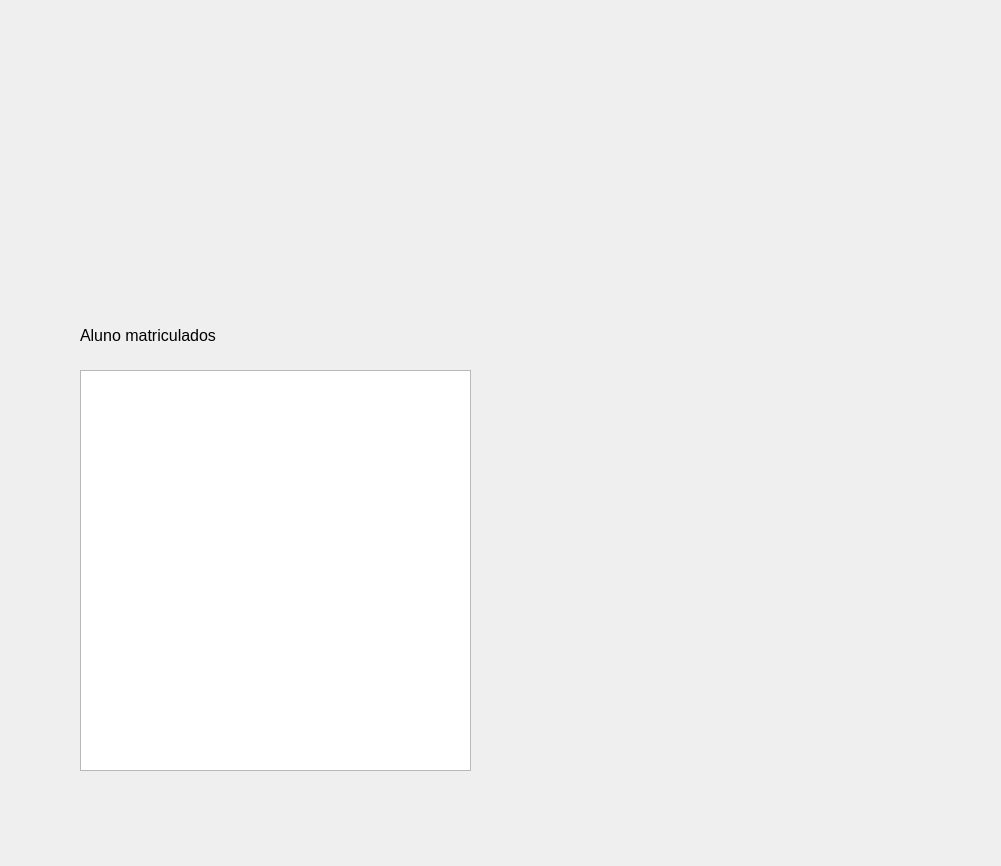
<?xml version="1.0" encoding="UTF-8"?>
<ui version="4.0">
 <class>Form</class>
 <widget class="QWidget" name="Form">
  <property name="geometry">
   <rect>
    <x>0</x>
    <y>0</y>
    <width>1001</width>
    <height>866</height>
   </rect>
  </property>
  <property name="windowTitle">
   <string>Form</string>
  </property>
  <widget class="QLabel" name="disciplina_label">
   <property name="geometry">
    <rect>
     <x>80</x>
     <y>0</y>
     <width>501</width>
     <height>181</height>
    </rect>
   </property>
   <property name="font">
    <font>
     <pointsize>32</pointsize>
    </font>
   </property>
   <property name="text">
    <string/>
   </property>
  </widget>
  <widget class="QLabel" name="bem_vindo">
   <property name="geometry">
    <rect>
     <x>90</x>
     <y>170</y>
     <width>501</width>
     <height>51</height>
    </rect>
   </property>
   <property name="font">
    <font>
     <pointsize>12</pointsize>
    </font>
   </property>
   <property name="text">
    <string/>
   </property>
  </widget>
  <widget class="QListWidget" name="alunos_matriculados">
   <property name="geometry">
    <rect>
     <x>80</x>
     <y>370</y>
     <width>391</width>
     <height>401</height>
    </rect>
   </property>
  </widget>
  <widget class="QLabel" name="label">
   <property name="geometry">
    <rect>
     <x>80</x>
     <y>320</y>
     <width>251</width>
     <height>31</height>
    </rect>
   </property>
   <property name="font">
    <font>
     <pointsize>12</pointsize>
    </font>
   </property>
   <property name="text">
    <string>Aluno matriculados</string>
   </property>
  </widget>
 </widget>
 <resources/>
 <connections/>
</ui>
